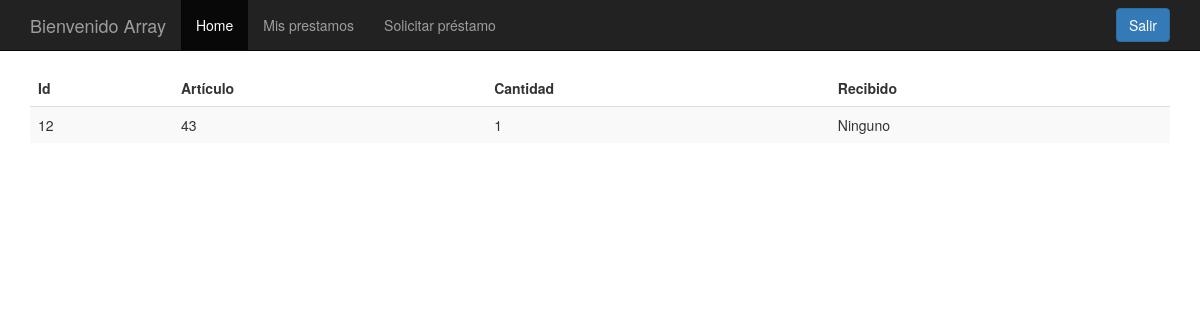
Screenshot of /verPrestamo.php?idPrestamo=12 (signed in) with the database file from the repository.
### tables this page shows
CREATE TABLE `prestamo_articulo` (
  `PrestamoIdFK` int(11) NOT NULL,
  `ArticuloIdFK` int(11) NOT NULL,
  `Recibe` varchar(50) NOT NULL,
  `Cantidad` int(11) NOT NULL
);

### verPrestamo.php (the view, shortened to what this page needs)
<?php
include('conexion.php');
?>
<!DOCTYPE html>
<html lang="es">
<head>
    <link href="css/bootstrap.min.css" rel="stylesheet">
    <link href="css/ie10-viewport-bug-workaround.css" rel="stylesheet">
    <link href="css/estilo.css" rel="stylesheet">
</head>
<body>
    <?php if(isset($_SESSION['u_usuario'])|isset($_SESSION['Admin'])){ ?>
    <?php
        $id = $_GET['idPrestamo'];
        $query = "SELECT * FROM prestamo_articulo WHERE PrestamoIdFK='$id' ";
        $resultado=$conexion -> query($query);
    ?>
        <div class="container">
                <div class="navbar-wrapper">
                  <div class="container">
                    <nav class="navbar navbar-inverse navbar-fixed-top">
                      <div class="container">
                        <div class="navbar-header">
                          <a class="navbar-brand" href="#"><?php
                          if(isset($_SESSION['u_usuario'])){
                          		echo "Bienvenido ".$_SESSION['u_usuario'];
                          }else{
                          		echo "Bienvenido ".$_SESSION['Admin'];
                          }
                             ?></a>
                        </div>
                        <div id="navbar" class="navbar-collapse collapse">
                            <ul class="nav navbar-nav">
                                <li class="active"><a href="home.php">Home</a></li>
                                <li><a href="misPrestamos.php">Mis prestamos</a></li>
                                <li><a href="prestamo.php">Solicitar préstamo</a></li>
                            </ul>
                        <form class="navbar-form navbar-right">
                        <a href="cerrar.php" class="btn btn-primary" role ="button">Salir</a>
                        </form>
                        </div>
                      </div>
                    </nav>
                  </div>
                </div>
                <div class="table-responsive">
		            <table class="table table-striped">
	                    <thead>
	                        <tr>
	                            <td><b>Id</b></td>
	                            <td><b>Artículo</b></td>
                                <td><b>Cantidad</b></td>
                                <td><b>Recibido</b></td>
	                        </tr>
	                    </thead>
	                    <tbody>
	                        <?php while($row=$resultado->fetch_assoc()){ ?>
	                            <tr>
	                                <td>
	                                    <?php echo $row['PrestamoIdFK'];?>
	                                </td>
	                                <td>
	                                    <?php echo $row['ArticuloIdFK'];?>
	                                </td>
                                    <td>
                                        <?php echo $row['Cantidad'];?>
                                    </td>
                                    <td>
                                        <?php echo $row['Recibe'];?>
                                    </td>
	                            </tr>
	                        <?php } ?>
	                    </tbody>
	                </table>
                </div>
        </div>
     <?php   }else{
        header("Location: index.php");
      } ?>
</body>
</html>

### css/estilo.css (style rules this page uses)
body { padding-top: 70px; }

### rows the page displays
prestamo_articulo: PrestamoIdFK "12", ArticuloIdFK "43", Cantidad "1", Recibe "Ninguno"

### other values shown
$_SESSION['u_usuario'] "Array"
